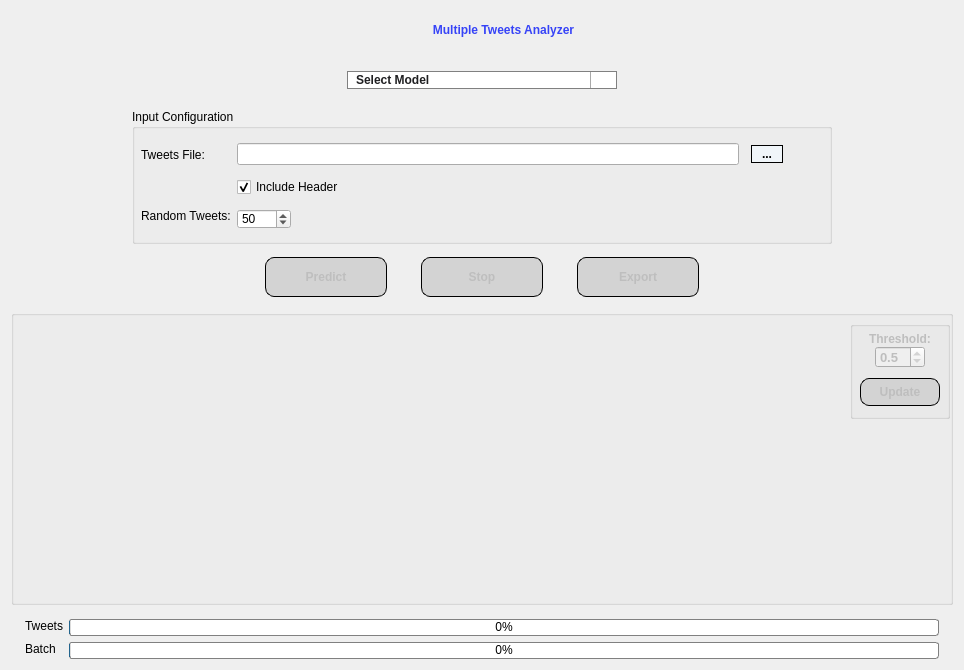
<?xml version="1.0" encoding="UTF-8"?>
<ui version="4.0">
 <class>MultipleAnalayzer</class>
 <widget class="QWidget" name="MultipleAnalayzer">
  <property name="geometry">
   <rect>
    <x>0</x>
    <y>0</y>
    <width>964</width>
    <height>670</height>
   </rect>
  </property>
  <property name="sizePolicy">
   <sizepolicy hsizetype="Preferred" vsizetype="Preferred">
    <horstretch>0</horstretch>
    <verstretch>0</verstretch>
   </sizepolicy>
  </property>
  <property name="windowTitle">
   <string>Multiple Tweets Analyzer</string>
  </property>
  <property name="windowIcon">
   <iconset resource="source.qrc">
    <normaloff>:/images/icon.png</normaloff>:/images/icon.png</iconset>
  </property>
  <property name="styleSheet">
   <string notr="true">#lbl_title {
font: 75 20pt &quot;Microsoft YaHei UI&quot;;
font-weight: bold;
qproperty-alignment: AlignCenter;
color: qlineargradient(spread:pad, x1:0, y1:0, x2:1, y2:0, stop:0 #3643f7, stop:1 #3643f7);
}

#btn_homepage {
background: transparent;
border-radius: 19px;
}

#btn_homepage::hover {
background: #3f72af;
}

#btn_help {
background: transparent;
border-radius: 19px;
}

#btn_help::hover {
background: #3f72af;
}

#btn_tweets_file {
font: 75 11pt &quot;MS Shell Dialog 2&quot;;
border-radius: 0px;
}

#btn_classify,#btn_save {
font: 75 11pt &quot;Microsoft YaHei UI&quot;;
font-weight: bold;
}
#lbl_threshold {
font: 75 9pt &quot;Microsoft YaHei UI&quot;;
font-weight: bold;
}
#spinbox_threshold {
font: 75 10pt &quot;Microsoft YaHei UI&quot;;
font-weight: bold;
}
QPushButton {
font: 75 13pt &quot;Microsoft YaHei UI&quot;;
font-weight: bold;
border-radius: 9px;
border: 1px solid black;
background-color: #f0f5f9;
}
QPushButton::disabled {
background-color: #D3D3D3;
}
QPushButton::hover {
background: #c9d6df;
}
QPushButton:pressed {
background: #3f72af;
}

QProgressBar:horizontal {
border: 1px solid gray;
border-radius: 3px;
background: white;
padding: 0px;
}
QProgressBar::chunk:horizontal {
background: qlineargradient(x1: 0, y1: 0,    x2: 0, y2: 1,
    stop: 0 #a8ff78, stop: 1 #78ffd6);
}

QComboBox {
font: 75 10.5pt &quot;Microsoft YaHei UI&quot;;
font-weight: bold;
color: #1F1F21;
 border: 1px solid gray;
 border-radius: 10px;
 min-width: 6em;
padding-left: 8px;
qproperty-alignment: AlignCenter;
}
QComboBox::hover {
 border: 1px solid blue;
background: #f0f5f9;
}
/* QComboBox gets the &quot;on&quot; state when the popup is open */
QComboBox:!editable:on, QComboBox::drop-down:editable:on {
    color: qlineargradient(x1: 0, y1: 0, x2: 0, y2: 1,
                                stop: 0 #D3D3D3, stop: 0.4 #D8D8D8,
                                stop: 0.5 #DDDDDD, stop: 1.0 #E1E1E1);
}
QComboBox:on {
    borde-radius: 10px;
}

QComboBox::drop-down {
    subcontrol-origin: padding;
    subcontrol-position: top right;
    width: 25px;
    border-left-width: 1px;
    border-left-color: darkgray;
    border-left-style: solid; /* just a single line */
    border-top-right-radius: 10px; /* same radius as the QComboBox */
    border-bottom-right-radius: 10px;
}
QComboBox QAbstractItemView {
    border-radius: 10px;
    background: white;
    border: 1px solid gray;
    box-shadow: transparent;
    selection-background-color:lightblue;
	color: #1F1F21;
}

QComboBox::down-arrow {
image: url(:/images/arrow_down.png);
    width: 15px;
    height: 15px;
padding-right: 1px;
}
</string>
  </property>
  <layout class="QVBoxLayout" name="verticalLayout_2">
   <item>
    <layout class="QHBoxLayout" name="horizontalLayout_11">
     <property name="topMargin">
      <number>0</number>
     </property>
     <item>
      <widget class="QToolButton" name="btn_homepage">
       <property name="toolTip">
        <string>Back To HomePage</string>
       </property>
       <property name="autoFillBackground">
        <bool>false</bool>
       </property>
       <property name="text">
        <string/>
       </property>
       <property name="icon">
        <iconset resource="source.qrc">
         <normaloff>:/images/homepage.png</normaloff>:/images/homepage.png</iconset>
       </property>
       <property name="iconSize">
        <size>
         <width>35</width>
         <height>35</height>
        </size>
       </property>
      </widget>
     </item>
     <item>
      <widget class="QToolButton" name="btn_help">
       <property name="toolTip">
        <string>Open Help Documentation</string>
       </property>
       <property name="text">
        <string/>
       </property>
       <property name="icon">
        <iconset resource="source.qrc">
         <normaloff>:/images/help.png</normaloff>:/images/help.png</iconset>
       </property>
       <property name="iconSize">
        <size>
         <width>35</width>
         <height>35</height>
        </size>
       </property>
      </widget>
     </item>
     <item>
      <widget class="QLabel" name="lbl_title">
       <property name="sizePolicy">
        <sizepolicy hsizetype="Minimum" vsizetype="Fixed">
         <horstretch>0</horstretch>
         <verstretch>0</verstretch>
        </sizepolicy>
       </property>
       <property name="text">
        <string>Multiple Tweets Analyzer</string>
       </property>
       <property name="alignment">
        <set>Qt::AlignCenter</set>
       </property>
      </widget>
     </item>
     <item>
      <spacer name="horizontalSpacer_2">
       <property name="orientation">
        <enum>Qt::Horizontal</enum>
       </property>
       <property name="sizeType">
        <enum>QSizePolicy::Fixed</enum>
       </property>
       <property name="sizeHint" stdset="0">
        <size>
         <width>45</width>
         <height>20</height>
        </size>
       </property>
      </spacer>
     </item>
    </layout>
   </item>
   <item alignment="Qt::AlignHCenter">
    <widget class="QFrame" name="">
     <property name="minimumSize">
      <size>
       <width>700</width>
       <height>0</height>
      </size>
     </property>
     <property name="maximumSize">
      <size>
       <width>700</width>
       <height>16777215</height>
      </size>
     </property>
     <layout class="QVBoxLayout" name="verticalLayout_8">
      <property name="spacing">
       <number>9</number>
      </property>
      <property name="leftMargin">
       <number>1</number>
      </property>
      <property name="topMargin">
       <number>16</number>
      </property>
      <property name="rightMargin">
       <number>1</number>
      </property>
      <property name="bottomMargin">
       <number>14</number>
      </property>
      <item>
       <layout class="QHBoxLayout" name="horizontalLayout_3">
        <property name="topMargin">
         <number>0</number>
        </property>
        <item>
         <widget class="QComboBox" name="combobox_model">
          <property name="sizePolicy">
           <sizepolicy hsizetype="Expanding" vsizetype="Fixed">
            <horstretch>0</horstretch>
            <verstretch>0</verstretch>
           </sizepolicy>
          </property>
          <property name="minimumSize">
           <size>
            <width>124</width>
            <height>0</height>
           </size>
          </property>
          <property name="maximumSize">
           <size>
            <width>270</width>
            <height>16777215</height>
           </size>
          </property>
          <property name="sizeAdjustPolicy">
           <enum>QComboBox::AdjustToContents</enum>
          </property>
          <item>
           <property name="text">
            <string>Select Model</string>
           </property>
          </item>
         </widget>
        </item>
       </layout>
      </item>
     </layout>
    </widget>
   </item>
   <item alignment="Qt::AlignHCenter">
    <widget class="QGroupBox" name="groupbox_config">
     <property name="minimumSize">
      <size>
       <width>700</width>
       <height>0</height>
      </size>
     </property>
     <property name="maximumSize">
      <size>
       <width>700</width>
       <height>16777215</height>
      </size>
     </property>
     <property name="title">
      <string>Input Configuration</string>
     </property>
     <layout class="QHBoxLayout" name="horizontalLayout_2">
      <property name="leftMargin">
       <number>6</number>
      </property>
      <property name="topMargin">
       <number>10</number>
      </property>
      <property name="rightMargin">
       <number>6</number>
      </property>
      <property name="bottomMargin">
       <number>10</number>
      </property>
      <item>
       <layout class="QVBoxLayout" name="verticalLayout">
        <property name="spacing">
         <number>0</number>
        </property>
        <property name="topMargin">
         <number>0</number>
        </property>
        <property name="bottomMargin">
         <number>0</number>
        </property>
        <item>
         <widget class="QLabel" name="label_2">
          <property name="sizePolicy">
           <sizepolicy hsizetype="Fixed" vsizetype="Preferred">
            <horstretch>0</horstretch>
            <verstretch>0</verstretch>
           </sizepolicy>
          </property>
          <property name="text">
           <string>Tweets File:</string>
          </property>
         </widget>
        </item>
        <item>
         <widget class="QLabel" name="label">
          <property name="text">
           <string/>
          </property>
         </widget>
        </item>
        <item>
         <widget class="QLabel" name="label_7">
          <property name="sizePolicy">
           <sizepolicy hsizetype="Preferred" vsizetype="Preferred">
            <horstretch>0</horstretch>
            <verstretch>0</verstretch>
           </sizepolicy>
          </property>
          <property name="text">
           <string>Random Tweets:</string>
          </property>
         </widget>
        </item>
       </layout>
      </item>
      <item>
       <layout class="QVBoxLayout" name="verticalLayout_4">
        <property name="spacing">
         <number>12</number>
        </property>
        <property name="topMargin">
         <number>4</number>
        </property>
        <property name="bottomMargin">
         <number>2</number>
        </property>
        <item>
         <layout class="QVBoxLayout" name="verticalLayout_7">
          <property name="topMargin">
           <number>0</number>
          </property>
          <property name="bottomMargin">
           <number>0</number>
          </property>
          <item>
           <layout class="QHBoxLayout" name="horizontalLayout">
            <property name="topMargin">
             <number>0</number>
            </property>
            <item>
             <widget class="QLineEdit" name="textbox_tweets_file">
              <property name="sizePolicy">
               <sizepolicy hsizetype="Expanding" vsizetype="Fixed">
                <horstretch>0</horstretch>
                <verstretch>0</verstretch>
               </sizepolicy>
              </property>
              <property name="minimumSize">
               <size>
                <width>370</width>
                <height>0</height>
               </size>
              </property>
              <property name="maximumSize">
               <size>
                <width>16777215</width>
                <height>16777215</height>
               </size>
              </property>
             </widget>
            </item>
            <item>
             <widget class="QPushButton" name="btn_tweets_file">
              <property name="sizePolicy">
               <sizepolicy hsizetype="Fixed" vsizetype="Fixed">
                <horstretch>0</horstretch>
                <verstretch>0</verstretch>
               </sizepolicy>
              </property>
              <property name="minimumSize">
               <size>
                <width>32</width>
                <height>18</height>
               </size>
              </property>
              <property name="maximumSize">
               <size>
                <width>32</width>
                <height>16777215</height>
               </size>
              </property>
              <property name="text">
               <string>...</string>
              </property>
             </widget>
            </item>
            <item>
             <spacer name="horizontalSpacer_4">
              <property name="orientation">
               <enum>Qt::Horizontal</enum>
              </property>
              <property name="sizeType">
               <enum>QSizePolicy::Preferred</enum>
              </property>
              <property name="sizeHint" stdset="0">
               <size>
                <width>40</width>
                <height>20</height>
               </size>
              </property>
             </spacer>
            </item>
           </layout>
          </item>
          <item>
           <widget class="QCheckBox" name="checkbox_header">
            <property name="sizePolicy">
             <sizepolicy hsizetype="Preferred" vsizetype="Fixed">
              <horstretch>0</horstretch>
              <verstretch>0</verstretch>
             </sizepolicy>
            </property>
            <property name="text">
             <string>Include Header</string>
            </property>
            <property name="checked">
             <bool>true</bool>
            </property>
           </widget>
          </item>
         </layout>
        </item>
        <item>
         <layout class="QHBoxLayout" name="horizontalLayout_8">
          <property name="topMargin">
           <number>0</number>
          </property>
          <item>
           <widget class="QSpinBox" name="spinbox_rand_tweets">
            <property name="sizePolicy">
             <sizepolicy hsizetype="Preferred" vsizetype="Preferred">
              <horstretch>0</horstretch>
              <verstretch>0</verstretch>
             </sizepolicy>
            </property>
            <property name="minimumSize">
             <size>
              <width>0</width>
              <height>20</height>
             </size>
            </property>
            <property name="maximumSize">
             <size>
              <width>60</width>
              <height>20</height>
             </size>
            </property>
            <property name="minimum">
             <number>3</number>
            </property>
            <property name="maximum">
             <number>5000</number>
            </property>
            <property name="value">
             <number>50</number>
            </property>
           </widget>
          </item>
          <item>
           <spacer name="horizontalSpacer_5">
            <property name="orientation">
             <enum>Qt::Horizontal</enum>
            </property>
            <property name="sizeHint" stdset="0">
             <size>
              <width>40</width>
              <height>20</height>
             </size>
            </property>
           </spacer>
          </item>
         </layout>
        </item>
       </layout>
      </item>
     </layout>
    </widget>
   </item>
   <item alignment="Qt::AlignHCenter">
    <widget class="QFrame" name="">
     <property name="minimumSize">
      <size>
       <width>700</width>
       <height>0</height>
      </size>
     </property>
     <property name="maximumSize">
      <size>
       <width>700</width>
       <height>16777215</height>
      </size>
     </property>
     <layout class="QHBoxLayout" name="horizontalLayout_4">
      <property name="spacing">
       <number>34</number>
      </property>
      <property name="leftMargin">
       <number>35</number>
      </property>
      <property name="topMargin">
       <number>7</number>
      </property>
      <property name="rightMargin">
       <number>35</number>
      </property>
      <property name="bottomMargin">
       <number>7</number>
      </property>
      <item>
       <spacer name="horizontalSpacer_6">
        <property name="orientation">
         <enum>Qt::Horizontal</enum>
        </property>
        <property name="sizeHint" stdset="0">
         <size>
          <width>40</width>
          <height>20</height>
         </size>
        </property>
       </spacer>
      </item>
      <item>
       <widget class="QPushButton" name="btn_start">
        <property name="enabled">
         <bool>false</bool>
        </property>
        <property name="minimumSize">
         <size>
          <width>122</width>
          <height>40</height>
         </size>
        </property>
        <property name="maximumSize">
         <size>
          <width>16777214</width>
          <height>40</height>
         </size>
        </property>
        <property name="text">
         <string>Predict</string>
        </property>
        <property name="icon">
         <iconset resource="source.qrc">
          <normaloff>:/images/predict.png</normaloff>:/images/predict.png</iconset>
        </property>
        <property name="iconSize">
         <size>
          <width>33</width>
          <height>33</height>
         </size>
        </property>
       </widget>
      </item>
      <item>
       <widget class="QPushButton" name="btn_stop">
        <property name="enabled">
         <bool>false</bool>
        </property>
        <property name="minimumSize">
         <size>
          <width>122</width>
          <height>40</height>
         </size>
        </property>
        <property name="maximumSize">
         <size>
          <width>16777215</width>
          <height>40</height>
         </size>
        </property>
        <property name="text">
         <string>Stop</string>
        </property>
        <property name="icon">
         <iconset resource="source.qrc">
          <normaloff>:/images/stop.png</normaloff>:/images/stop.png</iconset>
        </property>
        <property name="iconSize">
         <size>
          <width>30</width>
          <height>30</height>
         </size>
        </property>
       </widget>
      </item>
      <item>
       <widget class="QPushButton" name="btn_save">
        <property name="enabled">
         <bool>false</bool>
        </property>
        <property name="minimumSize">
         <size>
          <width>122</width>
          <height>40</height>
         </size>
        </property>
        <property name="maximumSize">
         <size>
          <width>16777215</width>
          <height>40</height>
         </size>
        </property>
        <property name="text">
         <string>Export</string>
        </property>
        <property name="icon">
         <iconset resource="source.qrc">
          <normaloff>:/images/export_excel.png</normaloff>:/images/export_excel.png</iconset>
        </property>
        <property name="iconSize">
         <size>
          <width>27</width>
          <height>27</height>
         </size>
        </property>
       </widget>
      </item>
      <item>
       <spacer name="horizontalSpacer_7">
        <property name="orientation">
         <enum>Qt::Horizontal</enum>
        </property>
        <property name="sizeHint" stdset="0">
         <size>
          <width>40</width>
          <height>20</height>
         </size>
        </property>
       </spacer>
      </item>
     </layout>
    </widget>
   </item>
   <item>
    <widget class="QGroupBox" name="horizontalGroupBox_3">
     <property name="sizePolicy">
      <sizepolicy hsizetype="Preferred" vsizetype="Expanding">
       <horstretch>0</horstretch>
       <verstretch>0</verstretch>
      </sizepolicy>
     </property>
     <property name="maximumSize">
      <size>
       <width>16777215</width>
       <height>300</height>
      </size>
     </property>
     <property name="title">
      <string/>
     </property>
     <layout class="QHBoxLayout" name="horizontalLayout_9">
      <property name="spacing">
       <number>10</number>
      </property>
      <property name="leftMargin">
       <number>10</number>
      </property>
      <property name="topMargin">
       <number>5</number>
      </property>
      <property name="rightMargin">
       <number>0</number>
      </property>
      <property name="bottomMargin">
       <number>5</number>
      </property>
      <item>
       <widget class="QChartView" name="histogram" native="true">
        <property name="sizePolicy">
         <sizepolicy hsizetype="Expanding" vsizetype="Expanding">
          <horstretch>0</horstretch>
          <verstretch>0</verstretch>
         </sizepolicy>
        </property>
        <property name="minimumSize">
         <size>
          <width>380</width>
          <height>0</height>
         </size>
        </property>
       </widget>
      </item>
      <item>
       <widget class="QChartView" name="piechart" native="true">
        <property name="sizePolicy">
         <sizepolicy hsizetype="Expanding" vsizetype="Expanding">
          <horstretch>0</horstretch>
          <verstretch>0</verstretch>
         </sizepolicy>
        </property>
        <property name="minimumSize">
         <size>
          <width>270</width>
          <height>270</height>
         </size>
        </property>
        <property name="maximumSize">
         <size>
          <width>350</width>
          <height>16777215</height>
         </size>
        </property>
       </widget>
      </item>
      <item>
       <layout class="QVBoxLayout" name="verticalLayout_5">
        <property name="topMargin">
         <number>0</number>
        </property>
        <property name="rightMargin">
         <number>0</number>
        </property>
        <property name="bottomMargin">
         <number>0</number>
        </property>
        <item>
         <widget class="QFrame" name="verticalFrame_3">
          <layout class="QVBoxLayout" name="verticalLayout_3">
           <property name="spacing">
            <number>9</number>
           </property>
           <property name="leftMargin">
            <number>1</number>
           </property>
           <property name="topMargin">
            <number>0</number>
           </property>
           <property name="rightMargin">
            <number>0</number>
           </property>
           <item>
            <widget class="QGroupBox" name="groupbox_threshold">
             <property name="enabled">
              <bool>false</bool>
             </property>
             <property name="minimumSize">
              <size>
               <width>100</width>
               <height>0</height>
              </size>
             </property>
             <property name="maximumSize">
              <size>
               <width>90</width>
               <height>16777215</height>
              </size>
             </property>
             <layout class="QVBoxLayout" name="verticalLayout_6">
              <property name="spacing">
               <number>0</number>
              </property>
              <property name="leftMargin">
               <number>0</number>
              </property>
              <property name="topMargin">
               <number>5</number>
              </property>
              <property name="rightMargin">
               <number>0</number>
              </property>
              <property name="bottomMargin">
               <number>10</number>
              </property>
              <item>
               <layout class="QHBoxLayout" name="horizontalLayout_10">
                <property name="topMargin">
                 <number>0</number>
                </property>
                <item>
                 <widget class="QLabel" name="lbl_threshold">
                  <property name="sizePolicy">
                   <sizepolicy hsizetype="Fixed" vsizetype="Fixed">
                    <horstretch>0</horstretch>
                    <verstretch>0</verstretch>
                   </sizepolicy>
                  </property>
                  <property name="text">
                   <string>Threshold:</string>
                  </property>
                 </widget>
                </item>
               </layout>
              </item>
              <item alignment="Qt::AlignHCenter">
               <widget class="QDoubleSpinBox" name="spinbox_threshold">
                <property name="minimumSize">
                 <size>
                  <width>50</width>
                  <height>22</height>
                 </size>
                </property>
                <property name="maximumSize">
                 <size>
                  <width>50</width>
                  <height>22</height>
                 </size>
                </property>
                <property name="font">
                 <font>
                  <family>Microsoft YaHei UI</family>
                  <pointsize>10</pointsize>
                  <weight>75</weight>
                  <italic>false</italic>
                  <bold>true</bold>
                 </font>
                </property>
                <property name="specialValueText">
                 <string/>
                </property>
                <property name="decimals">
                 <number>1</number>
                </property>
                <property name="minimum">
                 <double>0.100000000000000</double>
                </property>
                <property name="maximum">
                 <double>1.000000000000000</double>
                </property>
                <property name="singleStep">
                 <double>0.100000000000000</double>
                </property>
                <property name="value">
                 <double>0.500000000000000</double>
                </property>
               </widget>
              </item>
              <item>
               <layout class="QVBoxLayout" name="verticalLayout_13">
                <property name="topMargin">
                 <number>10</number>
                </property>
                <item alignment="Qt::AlignHCenter">
                 <widget class="QPushButton" name="btn_classify">
                  <property name="enabled">
                   <bool>false</bool>
                  </property>
                  <property name="minimumSize">
                   <size>
                    <width>80</width>
                    <height>28</height>
                   </size>
                  </property>
                  <property name="maximumSize">
                   <size>
                    <width>80</width>
                    <height>28</height>
                   </size>
                  </property>
                  <property name="text">
                   <string>Update</string>
                  </property>
                  <property name="iconSize">
                   <size>
                    <width>25</width>
                    <height>25</height>
                   </size>
                  </property>
                 </widget>
                </item>
               </layout>
              </item>
             </layout>
            </widget>
           </item>
          </layout>
         </widget>
        </item>
        <item>
         <spacer name="verticalSpacer">
          <property name="orientation">
           <enum>Qt::Vertical</enum>
          </property>
          <property name="sizeType">
           <enum>QSizePolicy::Expanding</enum>
          </property>
          <property name="sizeHint" stdset="0">
           <size>
            <width>20</width>
            <height>31</height>
           </size>
          </property>
         </spacer>
        </item>
       </layout>
      </item>
     </layout>
    </widget>
   </item>
   <item>
    <layout class="QHBoxLayout" name="horizontalLayout_5">
     <property name="spacing">
      <number>6</number>
     </property>
     <property name="leftMargin">
      <number>14</number>
     </property>
     <property name="topMargin">
      <number>8</number>
     </property>
     <property name="rightMargin">
      <number>14</number>
     </property>
     <property name="bottomMargin">
      <number>0</number>
     </property>
     <item>
      <layout class="QVBoxLayout" name="verticalLayout_10">
       <property name="bottomMargin">
        <number>0</number>
       </property>
       <item>
        <widget class="QLabel" name="label_13">
         <property name="sizePolicy">
          <sizepolicy hsizetype="Fixed" vsizetype="Fixed">
           <horstretch>0</horstretch>
           <verstretch>0</verstretch>
          </sizepolicy>
         </property>
         <property name="text">
          <string>Tweets</string>
         </property>
        </widget>
       </item>
       <item>
        <widget class="QLabel" name="label_12">
         <property name="sizePolicy">
          <sizepolicy hsizetype="Fixed" vsizetype="Preferred">
           <horstretch>0</horstretch>
           <verstretch>0</verstretch>
          </sizepolicy>
         </property>
         <property name="text">
          <string>Batch</string>
         </property>
        </widget>
       </item>
      </layout>
     </item>
     <item>
      <layout class="QVBoxLayout" name="verticalLayout_11">
       <item>
        <widget class="QProgressBar" name="progressbar_tweets">
         <property name="sizePolicy">
          <sizepolicy hsizetype="Expanding" vsizetype="Fixed">
           <horstretch>0</horstretch>
           <verstretch>0</verstretch>
          </sizepolicy>
         </property>
         <property name="minimumSize">
          <size>
           <width>0</width>
           <height>17</height>
          </size>
         </property>
         <property name="maximumSize">
          <size>
           <width>16777215</width>
           <height>17</height>
          </size>
         </property>
         <property name="minimum">
          <number>0</number>
         </property>
         <property name="maximum">
          <number>100</number>
         </property>
         <property name="value">
          <number>0</number>
         </property>
         <property name="alignment">
          <set>Qt::AlignCenter</set>
         </property>
         <property name="textDirection">
          <enum>QProgressBar::TopToBottom</enum>
         </property>
        </widget>
       </item>
       <item>
        <widget class="QProgressBar" name="progressbar_batch">
         <property name="minimumSize">
          <size>
           <width>0</width>
           <height>17</height>
          </size>
         </property>
         <property name="maximumSize">
          <size>
           <width>16777215</width>
           <height>17</height>
          </size>
         </property>
         <property name="value">
          <number>0</number>
         </property>
         <property name="alignment">
          <set>Qt::AlignCenter</set>
         </property>
        </widget>
       </item>
      </layout>
     </item>
    </layout>
   </item>
  </layout>
 </widget>
 <customwidgets>
  <customwidget>
   <class>QChartView</class>
   <extends>QWidget</extends>
   <header>PyQt5.QtChart</header>
   <container>1</container>
  </customwidget>
 </customwidgets>
 <resources>
  <include location="source.qrc"/>
 </resources>
 <connections/>
</ui>
